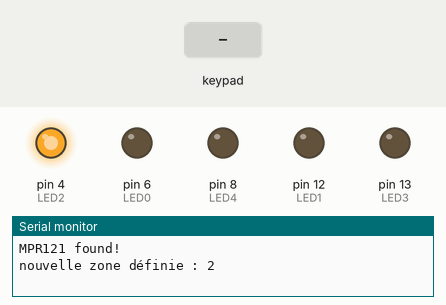
This sketch was run on a simulated Arduino Uno, built with avr-gcc and run on an emulated ATmega328P. Shown: output pins drawn as LEDs (lit = HIGH), the last lines printed to the serial monitor. Inputs (shaded band) come from the test bench. Random numbers use the default seed unless the sketch sets one.

Above: at 2.6 s.
2.7 s: keypad keys 1 2 pressed 0.4 s apart
At 3.71 s:
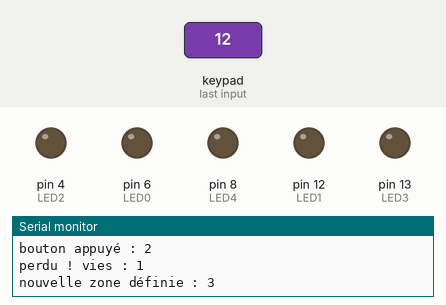
At 4.1 s:
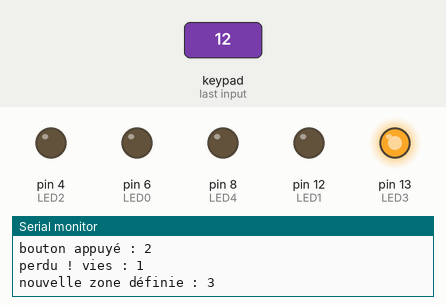
5.2 s: key '0' pressed
At 6.4 s:
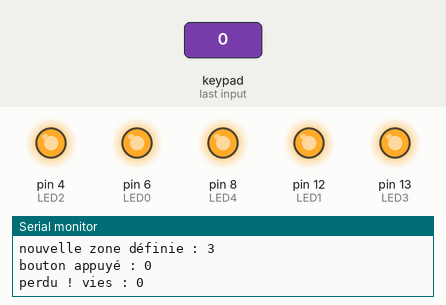
Timing chart, 0 to 9.2 s (numbered marks = the images above; inputs shaded):
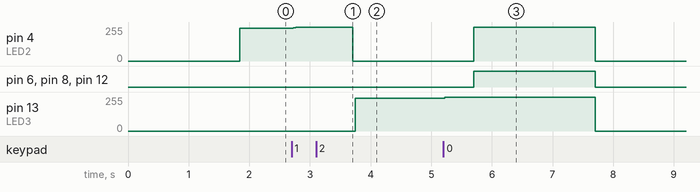

The sketch:

test-code-propre-pcode.ino
```cpp
#include <Wire.h>               // appel de la bibliothèque Wire
#include <Adafruit_MPR121.h>    // appel de la bibliothèque MPR121

#ifndef _BV
#define _BV(bit) (1 << (bit))
#endif

#define LED0        6       // definition des pin pour les leds et les vies
#define LED1        12
#define LED2        4
#define LED3       13
#define LED4        8
#define vie1        3
#define vie2        5
#define vie3        7

boolean etat_led[5];               // tableau pour led
boolean etat_bouton[5];           // tableau pour bouton

int zone_active;                  // zone à toucher
int vies = 4;                    // nombre de vie au début de la partie
int niveau = 1;                  // debut au niveau 1

boolean nouvelle_zone = true;    // la nouvelle zone est vrai

long prevMillis = 0;             // initialisation du temps
int led_delay = 5000;            // definition de la durer des niveaux
int led_delay1 = 4000;
int led_delay2 = 3000;
int led_delay3 = 2000;

Adafruit_MPR121 cap = Adafruit_MPR121();
uint16_t lasttouched = 0;
uint16_t currtouched = 0;

void setup() {
  // les led sont en digital
  pinMode(LED0, OUTPUT);
  pinMode(LED1, OUTPUT);
  pinMode(LED2, OUTPUT);
  pinMode(LED3, OUTPUT);
  pinMode(LED4, OUTPUT);

  Serial.begin(9600);
  while (!Serial);

  // initialisation du MPR121
  if (!cap.begin(0x5A)) {
    Serial.println("MPR121 not found, check wiring?");
    while (1);
  }
  Serial.println("MPR121 found!");

}

void loop() {


  if (vies == 4) {                            // lorsque la variable vies est égale à 4 alors on lance l'animation du début et on diminue de 1 la valeur de la variable vie
    animedebut();
    vies--;
  }

  if (vies > 0) {                            // lorsque la variable vies est supérieur à 0 on lance la principe du jeu
    currtouched = cap.touched();
    if (nouvelle_zone) {                     // si la variable nouvelle zone est vérifiée alors choisir un nombre aléatoire de 0 à 4
      zone_active = random(5);
      Serial.print("nouvelle zone définie : ");
      Serial.println(zone_active);
      nouvelle_zone = false;                //Permet de sortir de la boucle et activer une nouvelle zone
    }

    // definition du fil à toucher avec le bouton
    etat_bouton[0] = (currtouched & _BV(0)) && !(lasttouched & _BV(0));
    etat_bouton[1] = (currtouched & _BV(1)) && !(lasttouched & _BV(1));
    etat_bouton[2] = (currtouched & _BV(2)) && !(lasttouched & _BV(2));
    etat_bouton[3] = (currtouched & _BV(3)) && !(lasttouched & _BV(3));
    etat_bouton[4] = (currtouched & _BV(4)) && !(lasttouched & _BV(4));

    jeu();                                // on appelle la void jeu

    Niveau();                             // on appelle la void niveau

    // si il y a 3 vie alors allumer toutes les leds vies
    if (vies == 3) {
      digitalWrite(vie1, HIGH);
      digitalWrite(vie2, HIGH);
      digitalWrite(vie3, HIGH);
    }
    // si il y a 2 vie alors allumer deux led vies
    if (vies == 2) {
      digitalWrite(vie1, HIGH);
      digitalWrite(vie2, HIGH);
      digitalWrite(vie3, LOW);
    }
    // si il y a 1 vie alors allumer une led
    if (vies == 1) {
      digitalWrite(vie1, HIGH);
      digitalWrite(vie2, LOW);
      digitalWrite(vie3, LOW);
    }
  }
  // si vie = 0 alors allumer toutes leds et puis les etiendres
  else  if (vies == 0) {
    animefin();
  }

  if (vies < 0) {     // si l'utilisateur n'a plus de vie (vie = -1)  alors aller vers arretjeu
    arretjeu();
  }

  lasttouched = currtouched;      // la dernière branche toucher devient celle qui est entraint d'être touché


}


void animedebut() {             // annimation du debut, alumer led 1 attendre 0,3 seconde puis l'eteindre et ainsi de suite
  digitalWrite(vie1, HIGH);
  delay(300);
  digitalWrite(vie1, LOW);
  delay(300);
  digitalWrite(vie2, HIGH);
  delay(300);
  digitalWrite(vie2, LOW);
  delay(300);
  digitalWrite(vie3, HIGH);
  delay(300);
  digitalWrite(vie3, LOW);
  delay(300);
  digitalWrite(vie1, HIGH);
  digitalWrite(vie2, HIGH);
  digitalWrite(vie3, HIGH);
  digitalWrite(vie1, LOW);
  digitalWrite(vie2, LOW);
  digitalWrite(vie3, LOW);
}

void jeu() {
  // reprendre la valeur du aléatoire
  for (int i = 0; i < 5; i++) {
    if ((etat_bouton[i] == HIGH) || millis() - prevMillis > led_delay) {   // si le bouton est touché et / ou le temps est respecté,
      Serial.print("bouton appuyé : ");
      Serial.println(i);
      prevMillis = millis();
      if ((i == zone_active) || millis() - prevMillis > led_delay) { // changement de niveau si le bon bouton est touché et que le temps est respecté
        Serial.print("gagné !");
        Serial.print(" vies : ");
        Serial.println(vies);
        Serial.print("vous êtes au niveau : ");
        Serial.println(niveau);
        niveau ++;
        nouvelle_zone = true; // création d'une nouvelle zone
        delay(500);
        prevMillis = millis();
      } else { // si l'une des deux condition n'est pas respecté alors perte de vie et changement de zone
        vies --;
        Serial.print("perdu !");
        Serial.print(" vies : ");
        Serial.println(vies);
        nouvelle_zone = true;
        delay(500);
      }
    }
  }

  // toutes les led sont éteinte
  digitalWrite(LED0, LOW);
  digitalWrite(LED1, LOW);
  digitalWrite(LED2, LOW);
  digitalWrite(LED3, LOW);
  digitalWrite(LED4, LOW);
  digitalWrite(vie1, LOW);
  digitalWrite(vie2, LOW);
  digitalWrite(vie3, LOW);

  // si la zone est 0 alors allume la led 0

  if (zone_active == 0 ) {
    digitalWrite(LED0, HIGH);
  }
  // si la zone est 1 alors allume la led 1
  if (zone_active == 1 ) {
    digitalWrite(LED1, HIGH);
  }
  // si la zone est 2 alors allume la led 2
  if (zone_active == 2 ) {
    digitalWrite(LED2, HIGH);
  }
  // si la zone est 3 alors allume la led 3
  if (zone_active == 3 ) {
    digitalWrite(LED3, HIGH);
  }
  // si la zone est 4 alors allume la led 4
  if (zone_active == 4 ) {
    digitalWrite(LED4, HIGH);
  }
}


void Niveau() {
  // si le niveau est inférieur à 10 alors prendre led_delay
  if (niveau < 10) {
    led_delay = led_delay;
  }
  // si le niveau est compris entre 10 et 20 alors prendre led_delay1
  if ((niveau > 10) && (niveau < 20)) {
    led_delay = led_delay1;
  }
  // si le niveau est compris entre 20 et 30 alors prendre led_delay2
  if ((niveau > 20) && (niveau < 30)) {
    led_delay = led_delay2;
  }
  // si le niveau est compris entre 30 et 40 alors prendre led_delay3
  if ((niveau > 30) && (niveau < 40)) {
    led_delay = led_delay3;
  }
  if (niveau == 40) {   // si le niveau est de 40 alors allumer toutes les leds et écrire vous avez gagner
    digitalWrite(LED0, HIGH);
    digitalWrite(LED1, HIGH);
    digitalWrite(LED2, HIGH);
    digitalWrite(LED3, HIGH);
    digitalWrite(LED4, HIGH);
    delay(500);
    Serial.print("vous avez gagner");
    digitalWrite(LED0, LOW);
    digitalWrite(LED1, LOW);
    digitalWrite(LED2, LOW);
    digitalWrite(LED3, LOW);
    digitalWrite(LED4, LOW);
    delay(500);
  }
}

void animefin() {
  // Quand l'utilisateur perd, allumer toute les leds 2 secondes puis les éteindres
  digitalWrite(LED0, HIGH);
  digitalWrite(LED1, HIGH);
  digitalWrite(LED2, HIGH);
  digitalWrite(LED3, HIGH);
  digitalWrite(LED4, HIGH);
  digitalWrite(vie1, LOW);
  digitalWrite(vie2, LOW);
  digitalWrite(vie3, LOW);
  delay(2000);
  Serial.print("vous avez perdu");

  digitalWrite(LED0, LOW);
  digitalWrite(LED1, LOW);
  digitalWrite(LED2, LOW);
  digitalWrite(LED3, LOW);
  digitalWrite(LED4, LOW);
  delay(2000);
  vies --;        // sortir du void animefin et aller vers arretjeu
}

void arretjeu() {     // éteindre toutes les leds
  digitalWrite(LED0, LOW);
  digitalWrite(LED1, LOW);
  digitalWrite(LED2, LOW);
  digitalWrite(LED3, LOW);
  digitalWrite(LED4, LOW);
}
```

Measured:
- after the input at 2.7 s, pin 13 (LED3): 0/255 → 246/255 after 1.0 s
